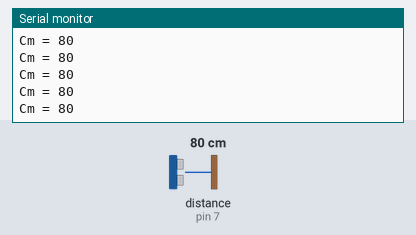
The sketch below on a simulated Arduino Uno, built with avr-gcc and run on an emulated ATmega328P. Shown: the last lines printed to the serial monitor. Wiring (inferred from the names in the program): ultrasonic range finder: trigger pin 6; echo pin 7. The inputs (shaded band) are chosen by the test bench; at power-on: distance to the obstacle (sensor on pin 7) 80 cm. The echo pulse lasts 58.3 µs per cm.

Above: at 1.2 s.
1.3 s: distance to the obstacle (sensor on pin 7) set to 120 cm
At 2.2 s:
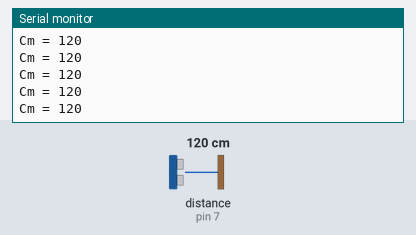
4.3 s: distance to the obstacle (sensor on pin 7) set to 2 cm
At 4.8 s:
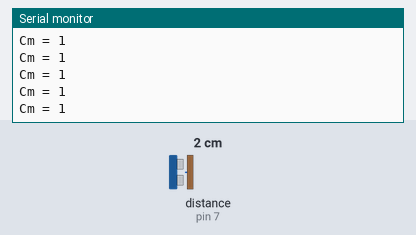
5.8 s: distance to the obstacle (sensor on pin 7) set to 18 cm
At 6.3 s:
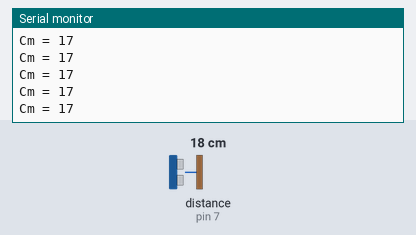
Timing chart, 0 to 8.8 s (numbered marks = the images above; inputs shaded):
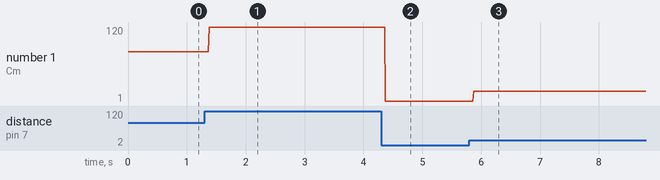

Measured:
- after the input at 1.3 s, the serial monitor: prints a new line after 0.08 s (image 1)
- after the input at 4.3 s, the serial monitor: prints a new line after 0.07 s (image 2)
- after the input at 5.8 s, the serial monitor: prints a new line after 0.07 s (image 3)
- plotted number 1: 80 → 120 after the input at 1.3 s, 120 → 1 after the input at 4.3 s, 1 → 17 after the input at 5.8 s

The sketch:

testSensoreUltrasioni.ino
```cpp
#define trigPin 6
#define echoPin 7

long durata, cm;

void setup() {
  Serial.begin(9600);
  pinMode(trigPin, OUTPUT);
  pinMode(echoPin, INPUT);
}
void loop()
{
  digitalWrite(trigPin, LOW);
  delayMicroseconds(2);
  digitalWrite(trigPin, HIGH);
  delayMicroseconds(10);
  digitalWrite(trigPin, LOW);
  durata = pulseIn(echoPin, HIGH);
  cm = durata / 58; // per i pollici la formula è durata / 148;
  Serial.print("Cm = ");
  Serial.println(cm);
  Serial.println();
}
```
